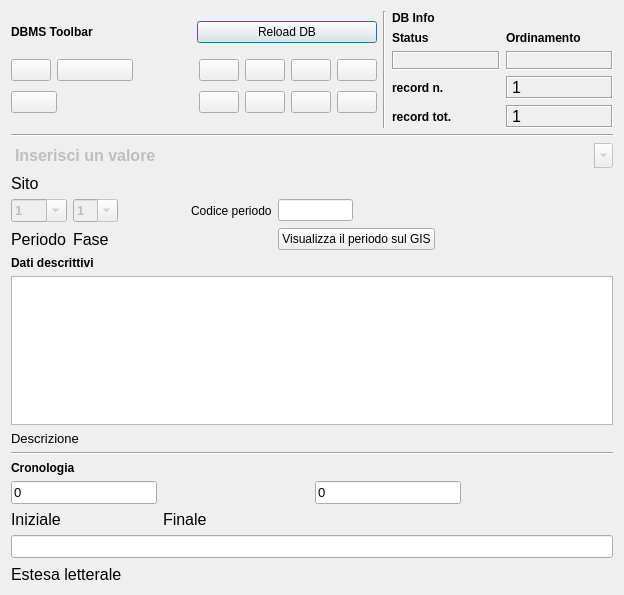
<?xml version="1.0" encoding="UTF-8"?>
<ui version="4.0">
 <class>DialogPeriodoFase</class>
 <widget class="QDialog" name="DialogPeriodoFase">
  <property name="geometry">
   <rect>
    <x>0</x>
    <y>0</y>
    <width>624</width>
    <height>595</height>
   </rect>
  </property>
  <property name="minimumSize">
   <size>
    <width>540</width>
    <height>400</height>
   </size>
  </property>
  <property name="windowTitle">
   <string>pyArchInit Gestione Scavi - Periodizzazione di scavo</string>
  </property>
  <property name="windowIcon">
   <iconset resource="resources.qrc">
    <normaloff>:/images/iconSite.png</normaloff>:/images/iconSite.png</iconset>
  </property>
  <layout class="QGridLayout" name="gridLayout_9">
   <item row="0" column="0">
    <layout class="QVBoxLayout" name="verticalLayout_3">
     <item>
      <layout class="QVBoxLayout" name="verticalLayout">
       <item>
        <layout class="QHBoxLayout" name="horizontalLayout">
         <item>
          <layout class="QGridLayout" name="gridLayout_2">
           <item row="0" column="0">
            <widget class="QLabel" name="label_29">
             <property name="font">
              <font>
               <weight>75</weight>
               <bold>true</bold>
              </font>
             </property>
             <property name="text">
              <string>DBMS Toolbar</string>
             </property>
            </widget>
           </item>
           <item row="0" column="1">
            <widget class="QPushButton" name="pushButton_connect">
             <property name="text">
              <string>Reload DB</string>
             </property>
            </widget>
           </item>
           <item row="1" column="0" colspan="2">
            <layout class="QGridLayout" name="gridLayout">
             <item row="0" column="0">
              <widget class="QPushButton" name="pushButton_first_rec">
               <property name="toolTip">
                <string>First rec</string>
               </property>
               <property name="text">
                <string/>
               </property>
               <property name="icon">
                <iconset resource="resources.qrc">
                 <normaloff>:/images/5_leftArrows.png</normaloff>:/images/5_leftArrows.png</iconset>
               </property>
              </widget>
             </item>
             <item row="0" column="1" colspan="2">
              <widget class="QPushButton" name="pushButton_prev_rec">
               <property name="toolTip">
                <string>Prev rec</string>
               </property>
               <property name="text">
                <string/>
               </property>
               <property name="icon">
                <iconset resource="resources.qrc">
                 <normaloff>:/images/4_leftArrow.png</normaloff>:/images/4_leftArrow.png</iconset>
               </property>
              </widget>
             </item>
             <item row="0" column="4">
              <widget class="QPushButton" name="pushButton_next_rec">
               <property name="toolTip">
                <string>Next rec</string>
               </property>
               <property name="text">
                <string/>
               </property>
               <property name="icon">
                <iconset resource="resources.qrc">
                 <normaloff>:/images/6_rightArrow.png</normaloff>:/images/6_rightArrow.png</iconset>
               </property>
              </widget>
             </item>
             <item row="0" column="5">
              <widget class="QPushButton" name="pushButton_last_rec">
               <property name="toolTip">
                <string>Last rec</string>
               </property>
               <property name="text">
                <string/>
               </property>
               <property name="icon">
                <iconset resource="resources.qrc">
                 <normaloff>:/images/7_rightArrows.png</normaloff>:/images/7_rightArrows.png</iconset>
               </property>
              </widget>
             </item>
             <item row="0" column="6">
              <widget class="QPushButton" name="pushButton_new_rec">
               <property name="font">
                <font>
                 <pointsize>9</pointsize>
                </font>
               </property>
               <property name="toolTip">
                <string>New record</string>
               </property>
               <property name="text">
                <string/>
               </property>
               <property name="icon">
                <iconset resource="resources.qrc">
                 <normaloff>:/images/newrec.png</normaloff>:/images/newrec.png</iconset>
               </property>
              </widget>
             </item>
             <item row="0" column="7">
              <widget class="QPushButton" name="pushButton_save">
               <property name="font">
                <font>
                 <pointsize>9</pointsize>
                </font>
               </property>
               <property name="toolTip">
                <string>Save</string>
               </property>
               <property name="text">
                <string/>
               </property>
               <property name="icon">
                <iconset resource="resources.qrc">
                 <normaloff>:/images/b_save.png</normaloff>:/images/b_save.png</iconset>
               </property>
               <property name="autoDefault">
                <bool>false</bool>
               </property>
              </widget>
             </item>
             <item row="1" column="0" colspan="2">
              <widget class="QPushButton" name="pushButton_delete">
               <property name="font">
                <font>
                 <pointsize>9</pointsize>
                </font>
               </property>
               <property name="toolTip">
                <string>Delete record</string>
               </property>
               <property name="text">
                <string/>
               </property>
               <property name="icon">
                <iconset resource="resources.qrc">
                 <normaloff>:/images/delete.png</normaloff>:/images/delete.png</iconset>
               </property>
              </widget>
             </item>
             <item row="1" column="2">
              <spacer name="horizontalSpacer">
               <property name="orientation">
                <enum>Qt::Horizontal</enum>
               </property>
               <property name="sizeHint" stdset="0">
                <size>
                 <width>70</width>
                 <height>30</height>
                </size>
               </property>
              </spacer>
             </item>
             <item row="1" column="4">
              <widget class="QPushButton" name="pushButton_new_search">
               <property name="font">
                <font>
                 <pointsize>9</pointsize>
                </font>
               </property>
               <property name="toolTip">
                <string>new search</string>
               </property>
               <property name="text">
                <string/>
               </property>
               <property name="icon">
                <iconset resource="resources.qrc">
                 <normaloff>:/images/new_search.png</normaloff>:/images/new_search.png</iconset>
               </property>
              </widget>
             </item>
             <item row="1" column="5">
              <widget class="QPushButton" name="pushButton_search_go">
               <property name="font">
                <font>
                 <pointsize>9</pointsize>
                </font>
               </property>
               <property name="toolTip">
                <string>search !!!</string>
               </property>
               <property name="text">
                <string/>
               </property>
               <property name="icon">
                <iconset resource="resources.qrc">
                 <normaloff>:/images/search.png</normaloff>:/images/search.png</iconset>
               </property>
              </widget>
             </item>
             <item row="1" column="6">
              <widget class="QPushButton" name="pushButton_sort">
               <property name="font">
                <font>
                 <pointsize>9</pointsize>
                </font>
               </property>
               <property name="toolTip">
                <string>Order by</string>
               </property>
               <property name="text">
                <string/>
               </property>
               <property name="icon">
                <iconset resource="resources.qrc">
                 <normaloff>:/images/sort.png</normaloff>:/images/sort.png</iconset>
               </property>
              </widget>
             </item>
             <item row="1" column="7">
              <widget class="QPushButton" name="pushButton_view_all">
               <property name="font">
                <font>
                 <pointsize>9</pointsize>
                </font>
               </property>
               <property name="toolTip">
                <string>View alls records</string>
               </property>
               <property name="text">
                <string/>
               </property>
               <property name="icon">
                <iconset resource="resources.qrc">
                 <normaloff>:/images/view_all.png</normaloff>:/images/view_all.png</iconset>
               </property>
              </widget>
             </item>
             <item row="0" column="3">
              <spacer name="horizontalSpacer_2">
               <property name="orientation">
                <enum>Qt::Horizontal</enum>
               </property>
               <property name="sizeHint" stdset="0">
                <size>
                 <width>60</width>
                 <height>20</height>
                </size>
               </property>
              </spacer>
             </item>
            </layout>
           </item>
          </layout>
         </item>
         <item>
          <widget class="Line" name="line_6">
           <property name="orientation">
            <enum>Qt::Vertical</enum>
           </property>
          </widget>
         </item>
         <item>
          <layout class="QGridLayout" name="gridLayout_5">
           <item row="0" column="0">
            <widget class="QLabel" name="label_42">
             <property name="font">
              <font>
               <weight>75</weight>
               <bold>true</bold>
              </font>
             </property>
             <property name="autoFillBackground">
              <bool>true</bool>
             </property>
             <property name="text">
              <string>DB Info</string>
             </property>
            </widget>
           </item>
           <item row="1" column="0">
            <layout class="QGridLayout" name="gridLayout_4">
             <item row="0" column="1">
              <widget class="QLabel" name="label_43">
               <property name="font">
                <font>
                 <pointsize>9</pointsize>
                 <weight>75</weight>
                 <bold>true</bold>
                </font>
               </property>
               <property name="text">
                <string>Ordinamento</string>
               </property>
               <property name="margin">
                <number>0</number>
               </property>
              </widget>
             </item>
             <item row="1" column="0">
              <widget class="QLabel" name="label_status">
               <property name="minimumSize">
                <size>
                 <width>50</width>
                 <height>0</height>
                </size>
               </property>
               <property name="font">
                <font>
                 <pointsize>9</pointsize>
                 <weight>75</weight>
                 <bold>true</bold>
                </font>
               </property>
               <property name="cursor">
                <cursorShape>ForbiddenCursor</cursorShape>
               </property>
               <property name="mouseTracking">
                <bool>false</bool>
               </property>
               <property name="contextMenuPolicy">
                <enum>Qt::DefaultContextMenu</enum>
               </property>
               <property name="frameShape">
                <enum>QFrame::Box</enum>
               </property>
               <property name="frameShadow">
                <enum>QFrame::Sunken</enum>
               </property>
               <property name="text">
                <string/>
               </property>
               <property name="alignment">
                <set>Qt::AlignCenter</set>
               </property>
               <property name="margin">
                <number>0</number>
               </property>
              </widget>
             </item>
             <item row="1" column="1">
              <widget class="QLabel" name="label_sort">
               <property name="minimumSize">
                <size>
                 <width>40</width>
                 <height>0</height>
                </size>
               </property>
               <property name="sizeIncrement">
                <size>
                 <width>40</width>
                 <height>0</height>
                </size>
               </property>
               <property name="baseSize">
                <size>
                 <width>40</width>
                 <height>0</height>
                </size>
               </property>
               <property name="font">
                <font>
                 <pointsize>10</pointsize>
                 <weight>75</weight>
                 <bold>true</bold>
                </font>
               </property>
               <property name="cursor">
                <cursorShape>ForbiddenCursor</cursorShape>
               </property>
               <property name="mouseTracking">
                <bool>false</bool>
               </property>
               <property name="contextMenuPolicy">
                <enum>Qt::DefaultContextMenu</enum>
               </property>
               <property name="frameShape">
                <enum>QFrame::Box</enum>
               </property>
               <property name="frameShadow">
                <enum>QFrame::Sunken</enum>
               </property>
               <property name="text">
                <string/>
               </property>
               <property name="alignment">
                <set>Qt::AlignCenter</set>
               </property>
               <property name="margin">
                <number>0</number>
               </property>
              </widget>
             </item>
             <item row="0" column="0">
              <widget class="QLabel" name="label_34">
               <property name="font">
                <font>
                 <pointsize>9</pointsize>
                 <weight>75</weight>
                 <bold>true</bold>
                </font>
               </property>
               <property name="text">
                <string>Status</string>
               </property>
               <property name="margin">
                <number>0</number>
               </property>
              </widget>
             </item>
            </layout>
           </item>
           <item row="2" column="0">
            <layout class="QGridLayout" name="gridLayout_3">
             <item row="0" column="0">
              <widget class="QLabel" name="label_27">
               <property name="font">
                <font>
                 <pointsize>9</pointsize>
                 <weight>75</weight>
                 <bold>true</bold>
                </font>
               </property>
               <property name="text">
                <string>record n.</string>
               </property>
               <property name="margin">
                <number>0</number>
               </property>
              </widget>
             </item>
             <item row="0" column="1">
              <widget class="QLabel" name="label_rec_corrente">
               <property name="font">
                <font>
                 <family>Microsoft Sans Serif</family>
                 <pointsize>12</pointsize>
                </font>
               </property>
               <property name="cursor">
                <cursorShape>ForbiddenCursor</cursorShape>
               </property>
               <property name="mouseTracking">
                <bool>false</bool>
               </property>
               <property name="contextMenuPolicy">
                <enum>Qt::DefaultContextMenu</enum>
               </property>
               <property name="frameShape">
                <enum>QFrame::Box</enum>
               </property>
               <property name="frameShadow">
                <enum>QFrame::Sunken</enum>
               </property>
               <property name="text">
                <string>1</string>
               </property>
              </widget>
             </item>
             <item row="1" column="0">
              <widget class="QLabel" name="label_28">
               <property name="font">
                <font>
                 <pointsize>9</pointsize>
                 <weight>75</weight>
                 <bold>true</bold>
                </font>
               </property>
               <property name="text">
                <string>record tot.</string>
               </property>
               <property name="margin">
                <number>0</number>
               </property>
              </widget>
             </item>
             <item row="1" column="1">
              <widget class="QLabel" name="label_rec_tot">
               <property name="font">
                <font>
                 <family>Microsoft Sans Serif</family>
                 <pointsize>12</pointsize>
                </font>
               </property>
               <property name="cursor">
                <cursorShape>ForbiddenCursor</cursorShape>
               </property>
               <property name="mouseTracking">
                <bool>false</bool>
               </property>
               <property name="contextMenuPolicy">
                <enum>Qt::DefaultContextMenu</enum>
               </property>
               <property name="frameShape">
                <enum>QFrame::Box</enum>
               </property>
               <property name="frameShadow">
                <enum>QFrame::Sunken</enum>
               </property>
               <property name="text">
                <string>1</string>
               </property>
              </widget>
             </item>
            </layout>
           </item>
          </layout>
         </item>
        </layout>
       </item>
       <item>
        <widget class="Line" name="line_8">
         <property name="font">
          <font>
           <weight>75</weight>
           <bold>true</bold>
          </font>
         </property>
         <property name="orientation">
          <enum>Qt::Horizontal</enum>
         </property>
        </widget>
       </item>
       <item>
        <layout class="QGridLayout" name="gridLayout_7">
         <item row="0" column="0" rowspan="3" colspan="8">
          <widget class="QComboBox" name="comboBox_sito">
           <property name="enabled">
            <bool>false</bool>
           </property>
           <property name="font">
            <font>
             <pointsize>12</pointsize>
             <weight>75</weight>
             <bold>true</bold>
            </font>
           </property>
           <property name="mouseTracking">
            <bool>true</bool>
           </property>
           <property name="contextMenuPolicy">
            <enum>Qt::NoContextMenu</enum>
           </property>
           <property name="editable">
            <bool>true</bool>
           </property>
           <property name="maxVisibleItems">
            <number>99999</number>
           </property>
           <property name="maxCount">
            <number>2147483647</number>
           </property>
           <property name="frame">
            <bool>false</bool>
           </property>
           <item>
            <property name="text">
             <string>Inserisci un valore</string>
            </property>
           </item>
          </widget>
         </item>
         <item row="3" column="0">
          <widget class="QLabel" name="label">
           <property name="font">
            <font>
             <pointsize>12</pointsize>
            </font>
           </property>
           <property name="text">
            <string>Sito</string>
           </property>
          </widget>
         </item>
         <item row="4" column="0">
          <widget class="QComboBox" name="comboBox_periodo">
           <property name="enabled">
            <bool>false</bool>
           </property>
           <property name="font">
            <font>
             <pointsize>10</pointsize>
             <weight>75</weight>
             <bold>true</bold>
            </font>
           </property>
           <property name="autoFillBackground">
            <bool>false</bool>
           </property>
           <property name="editable">
            <bool>true</bool>
           </property>
           <property name="maxVisibleItems">
            <number>15</number>
           </property>
           <property name="maxCount">
            <number>15</number>
           </property>
           <item>
            <property name="text">
             <string>1</string>
            </property>
           </item>
           <item>
            <property name="text">
             <string>2</string>
            </property>
           </item>
           <item>
            <property name="text">
             <string>3</string>
            </property>
           </item>
           <item>
            <property name="text">
             <string>4</string>
            </property>
           </item>
           <item>
            <property name="text">
             <string>5</string>
            </property>
           </item>
           <item>
            <property name="text">
             <string>6</string>
            </property>
           </item>
           <item>
            <property name="text">
             <string>7</string>
            </property>
           </item>
           <item>
            <property name="text">
             <string>8</string>
            </property>
           </item>
           <item>
            <property name="text">
             <string>9</string>
            </property>
           </item>
           <item>
            <property name="text">
             <string>10</string>
            </property>
           </item>
           <item>
            <property name="text">
             <string>11</string>
            </property>
           </item>
           <item>
            <property name="text">
             <string>13</string>
            </property>
           </item>
           <item>
            <property name="text">
             <string>15</string>
            </property>
           </item>
          </widget>
         </item>
         <item row="4" column="1">
          <widget class="QComboBox" name="comboBox_fase">
           <property name="enabled">
            <bool>false</bool>
           </property>
           <property name="font">
            <font>
             <pointsize>10</pointsize>
             <weight>75</weight>
             <bold>true</bold>
            </font>
           </property>
           <property name="editable">
            <bool>true</bool>
           </property>
           <item>
            <property name="text">
             <string>1</string>
            </property>
           </item>
           <item>
            <property name="text">
             <string>2</string>
            </property>
           </item>
           <item>
            <property name="text">
             <string>3</string>
            </property>
           </item>
           <item>
            <property name="text">
             <string>4</string>
            </property>
           </item>
           <item>
            <property name="text">
             <string>5</string>
            </property>
           </item>
           <item>
            <property name="text">
             <string>6</string>
            </property>
           </item>
           <item>
            <property name="text">
             <string>7</string>
            </property>
           </item>
           <item>
            <property name="text">
             <string>8</string>
            </property>
           </item>
           <item>
            <property name="text">
             <string>9</string>
            </property>
           </item>
           <item>
            <property name="text">
             <string>10</string>
            </property>
           </item>
           <item>
            <property name="text">
             <string>11</string>
            </property>
           </item>
           <item>
            <property name="text">
             <string>12</string>
            </property>
           </item>
           <item>
            <property name="text">
             <string>13</string>
            </property>
           </item>
           <item>
            <property name="text">
             <string>14</string>
            </property>
           </item>
           <item>
            <property name="text">
             <string>15</string>
            </property>
           </item>
          </widget>
         </item>
         <item row="5" column="1">
          <widget class="QLabel" name="label_8">
           <property name="font">
            <font>
             <pointsize>12</pointsize>
            </font>
           </property>
           <property name="text">
            <string>Fase</string>
           </property>
          </widget>
         </item>
         <item row="5" column="0">
          <widget class="QLabel" name="label_7">
           <property name="font">
            <font>
             <pointsize>12</pointsize>
            </font>
           </property>
           <property name="text">
            <string>Periodo</string>
           </property>
          </widget>
         </item>
         <item row="4" column="4">
          <widget class="QLineEdit" name="lineEdit_codice_periodo">
           <property name="maximumSize">
            <size>
             <width>75</width>
             <height>16777215</height>
            </size>
           </property>
          </widget>
         </item>
         <item row="4" column="3">
          <widget class="QLabel" name="label_2">
           <property name="text">
            <string>Codice periodo</string>
           </property>
          </widget>
         </item>
         <item row="4" column="7">
          <spacer name="horizontalSpacer_6">
           <property name="orientation">
            <enum>Qt::Horizontal</enum>
           </property>
           <property name="sizeHint" stdset="0">
            <size>
             <width>40</width>
             <height>20</height>
            </size>
           </property>
          </spacer>
         </item>
         <item row="4" column="6">
          <spacer name="horizontalSpacer_7">
           <property name="orientation">
            <enum>Qt::Horizontal</enum>
           </property>
           <property name="sizeHint" stdset="0">
            <size>
             <width>100</width>
             <height>20</height>
            </size>
           </property>
          </spacer>
         </item>
         <item row="4" column="2">
          <spacer name="horizontalSpacer_9">
           <property name="orientation">
            <enum>Qt::Horizontal</enum>
           </property>
           <property name="sizeHint" stdset="0">
            <size>
             <width>40</width>
             <height>20</height>
            </size>
           </property>
          </spacer>
         </item>
         <item row="5" column="4">
          <widget class="QPushButton" name="pushButton_show_periodo">
           <property name="text">
            <string>Visualizza il periodo sul GIS</string>
           </property>
          </widget>
         </item>
        </layout>
       </item>
      </layout>
     </item>
     <item>
      <layout class="QVBoxLayout" name="verticalLayout_2">
       <item>
        <layout class="QGridLayout" name="gridLayout_6">
         <item row="3" column="0" colspan="2">
          <widget class="QLabel" name="label_6">
           <property name="font">
            <font>
             <pointsize>10</pointsize>
            </font>
           </property>
           <property name="text">
            <string>Descrizione </string>
           </property>
          </widget>
         </item>
         <item row="4" column="0" rowspan="2" colspan="4">
          <widget class="Line" name="line_10">
           <property name="font">
            <font>
             <weight>75</weight>
             <bold>true</bold>
            </font>
           </property>
           <property name="orientation">
            <enum>Qt::Horizontal</enum>
           </property>
          </widget>
         </item>
         <item row="9" column="0">
          <widget class="QLabel" name="label_38">
           <property name="font">
            <font>
             <weight>75</weight>
             <bold>true</bold>
            </font>
           </property>
           <property name="text">
            <string>Cronologia </string>
           </property>
          </widget>
         </item>
         <item row="10" column="0">
          <widget class="QLineEdit" name="lineEdit_cron_iniz">
           <property name="font">
            <font>
             <pointsize>10</pointsize>
            </font>
           </property>
           <property name="text">
            <string>0</string>
           </property>
          </widget>
         </item>
         <item row="11" column="0">
          <widget class="QLabel" name="label_37">
           <property name="font">
            <font>
             <pointsize>12</pointsize>
            </font>
           </property>
           <property name="text">
            <string>Iniziale </string>
           </property>
          </widget>
         </item>
         <item row="11" column="1">
          <widget class="QLabel" name="label_14">
           <property name="font">
            <font>
             <pointsize>12</pointsize>
            </font>
           </property>
           <property name="text">
            <string>Finale </string>
           </property>
          </widget>
         </item>
         <item row="2" column="0" colspan="4">
          <widget class="QTextEdit" name="textEdit_descrizione_per">
           <property name="font">
            <font>
             <pointsize>10</pointsize>
            </font>
           </property>
          </widget>
         </item>
         <item row="10" column="2">
          <widget class="QLineEdit" name="lineEdit_cron_fin">
           <property name="font">
            <font>
             <pointsize>10</pointsize>
            </font>
           </property>
           <property name="text">
            <string>0</string>
           </property>
          </widget>
         </item>
         <item row="10" column="1">
          <spacer name="horizontalSpacer_3">
           <property name="orientation">
            <enum>Qt::Horizontal</enum>
           </property>
           <property name="sizeHint" stdset="0">
            <size>
             <width>38</width>
             <height>19</height>
            </size>
           </property>
          </spacer>
         </item>
         <item row="10" column="3">
          <spacer name="horizontalSpacer_4">
           <property name="orientation">
            <enum>Qt::Horizontal</enum>
           </property>
           <property name="sizeHint" stdset="0">
            <size>
             <width>40</width>
             <height>20</height>
            </size>
           </property>
          </spacer>
         </item>
         <item row="1" column="0">
          <widget class="QLabel" name="label_13">
           <property name="font">
            <font>
             <weight>75</weight>
             <bold>true</bold>
            </font>
           </property>
           <property name="text">
            <string>Dati descrittivi</string>
           </property>
          </widget>
         </item>
        </layout>
       </item>
       <item>
        <layout class="QGridLayout" name="gridLayout_8">
         <item row="0" column="0" colspan="2">
          <widget class="QLineEdit" name="lineEdit_per_estesa">
           <property name="font">
            <font>
             <pointsize>10</pointsize>
            </font>
           </property>
           <property name="text">
            <string/>
           </property>
          </widget>
         </item>
         <item row="1" column="0">
          <widget class="QLabel" name="label_25">
           <property name="font">
            <font>
             <pointsize>12</pointsize>
            </font>
           </property>
           <property name="text">
            <string>Estesa letterale </string>
           </property>
          </widget>
         </item>
         <item row="1" column="1">
          <spacer name="horizontalSpacer_5">
           <property name="orientation">
            <enum>Qt::Horizontal</enum>
           </property>
           <property name="sizeHint" stdset="0">
            <size>
             <width>418</width>
             <height>20</height>
            </size>
           </property>
          </spacer>
         </item>
        </layout>
       </item>
      </layout>
     </item>
    </layout>
   </item>
  </layout>
 </widget>
 <resources>
  <include location="resources.qrc"/>
 </resources>
 <connections/>
</ui>
